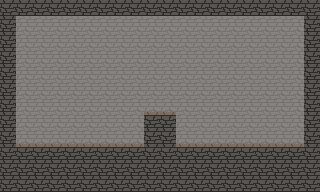

Tiled map render using the project's own tile images. Description and the whole map definition, tile-layer contents included, below:
An orthogonal 20x12 tile map with 16x16 px tiles, 2 tile layers (Background, Foreground) and 9 objects (5x Solid, 2x Sign, Player, Music).

<map version="1.10" tiledversion="1.11.0" orientation="orthogonal" renderorder="right-down" width="20" height="12" tilewidth="16" tileheight="16" infinite="0" nextlayerid="4" nextobjectid="10">
 <tileset firstgid="1" source="tileset.tsx" />
 <layer id="2" name="Background" width="20" height="12">
  <properties>
   <property name="zindex" type="int" value="0" />
  </properties>
  <data encoding="csv">
9,9,9,9,9,9,9,9,9,9,9,9,9,9,9,9,9,9,9,9,
9,9,9,9,9,9,9,9,9,9,9,9,9,9,9,9,9,9,9,9,
9,9,9,9,9,9,9,9,9,9,9,9,9,9,9,9,9,9,9,9,
9,9,9,9,9,9,9,9,9,9,9,9,9,9,9,9,9,9,9,9,
9,9,9,9,9,9,9,9,9,9,9,9,9,9,9,9,9,9,9,9,
9,9,9,9,9,9,9,9,9,9,9,9,9,9,9,9,9,9,9,9,
9,9,9,9,9,9,9,9,9,9,9,9,9,9,9,9,9,9,9,9,
9,9,9,9,9,9,9,9,9,9,9,9,9,9,9,9,9,9,9,9,
9,9,9,9,9,9,9,9,9,9,9,9,9,9,9,9,9,9,9,9,
9,9,9,9,9,9,9,9,9,9,9,9,9,9,9,9,9,9,9,9,
9,9,9,9,9,9,9,9,9,9,9,9,9,9,9,9,9,9,9,9,
9,9,9,9,9,9,9,9,9,9,9,9,9,9,9,9,9,9,9,9
</data>
 </layer>
 <layer id="1" name="Foreground" width="20" height="12">
  <properties>
   <property name="zindex" type="int" value="-1" />
  </properties>
  <data encoding="csv">
2,2,2,2,2,2,2,2,2,2,2,2,2,2,2,2,2,2,2,2,
2,0,0,0,0,0,0,0,0,0,0,0,0,0,0,0,0,0,0,2,
2,0,0,0,0,0,0,0,0,0,0,0,0,0,0,0,0,0,0,2,
2,0,0,0,0,0,0,0,0,0,0,0,0,0,0,0,0,0,0,2,
2,0,0,0,0,0,0,0,0,0,0,0,0,0,0,0,0,0,0,2,
2,0,0,0,0,0,0,0,0,0,0,0,0,0,0,0,0,0,0,2,
2,0,0,0,0,0,0,0,0,0,0,0,0,0,0,0,0,0,0,2,
2,0,0,0,0,0,0,0,0,15,15,0,0,0,0,0,0,0,0,2,
2,0,0,0,0,0,0,0,0,2,2,0,0,0,0,0,0,0,0,2,
2,15,15,15,15,15,15,15,15,2,2,15,15,15,15,15,15,15,15,2,
2,2,2,2,2,2,2,2,2,2,2,2,2,2,2,2,2,2,2,2,
2,2,2,2,2,2,2,2,2,2,2,2,2,2,2,2,2,2,2,2
</data>
 </layer>
 <objectgroup id="3" name="Object Layer 1">
  <object id="1" type="Player" x="48" y="112">
   <point />
  </object>
  <object id="2" type="Solid" x="144" y="112" width="32" height="32" />
  <object id="3" type="Solid" x="0" y="144" width="320" height="48" />
  <object id="4" type="Solid" x="0" y="0" width="320" height="16" />
  <object id="5" type="Solid" x="0" y="16" width="16" height="128" />
  <object id="6" type="Solid" x="304" y="16" width="16" height="128" />
  <object id="7" type="Sign" x="48" y="144">
   <properties>
    <property name="text" value="Move with|arrows keys|or WASD" />
   </properties>
   <point />
  </object>
  <object id="8" type="Sign" x="112" y="144">
   <properties>
    <property name="text" value="Jump with|Spacebar or X" />
   </properties>
   <point />
  </object>
  <object id="9" type="Music" x="304" y="176">
   <point />
  </object>
 </objectgroup>
</map>
